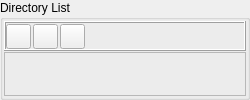
      <widget class="QGroupBox" name="dirGroup">
       <property name="sizePolicy">
        <sizepolicy hsizetype="Minimum" vsizetype="Preferred">
         <horstretch>0</horstretch>
         <verstretch>0</verstretch>
        </sizepolicy>
       </property>
       <property name="minimumSize">
        <size>
         <width>250</width>
         <height>0</height>
        </size>
       </property>
       <property name="maximumSize">
        <size>
         <width>1000</width>
         <height>16777215</height>
        </size>
       </property>
       <property name="title">
        <string>Directory List</string>
       </property>
       <layout class="QVBoxLayout" name="verticalLayout_2">
        <property name="spacing">
         <number>1</number>
        </property>
        <property name="leftMargin">
         <number>1</number>
        </property>
        <property name="topMargin">
         <number>1</number>
        </property>
        <property name="rightMargin">
         <number>1</number>
        </property>
        <property name="bottomMargin">
         <number>1</number>
        </property>
        <item>
         <widget class="QFrame" name="frame_3">
          <property name="sizePolicy">
           <sizepolicy hsizetype="Preferred" vsizetype="Fixed">
            <horstretch>0</horstretch>
            <verstretch>0</verstretch>
           </sizepolicy>
          </property>
          <property name="minimumSize">
           <size>
            <width>0</width>
            <height>30</height>
           </size>
          </property>
          <property name="maximumSize">
           <size>
            <width>16777215</width>
            <height>30</height>
           </size>
          </property>
          <property name="frameShape">
           <enum>QFrame::Box</enum>
          </property>
          <property name="frameShadow">
           <enum>QFrame::Raised</enum>
          </property>
          <widget class="QWidget" name="layoutWidget">
           <property name="geometry">
            <rect>
             <x>1</x>
             <y>1</y>
             <width>81</width>
             <height>28</height>
            </rect>
           </property>
           <layout class="QHBoxLayout" name="horizontalLayout_3">
            <property name="spacing">
             <number>1</number>
            </property>
            <property name="topMargin">
             <number>2</number>
            </property>
            <item>
             <widget class="QPushButton" name="selDirBtn">
              <property name="sizePolicy">
               <sizepolicy hsizetype="Fixed" vsizetype="Fixed">
                <horstretch>0</horstretch>
                <verstretch>0</verstretch>
               </sizepolicy>
              </property>
              <property name="minimumSize">
               <size>
                <width>25</width>
                <height>25</height>
               </size>
              </property>
              <property name="maximumSize">
               <size>
                <width>25</width>
                <height>25</height>
               </size>
              </property>
              <property name="text">
               <string/>
              </property>
              <property name="icon">
               <iconset resource="../VelEditMp/myrc.qrc">
                <normaloff>:/images/OpenDir.png</normaloff>:/images/OpenDir.png</iconset>
              </property>
             </widget>
            </item>
            <item>
             <widget class="QPushButton" name="refreshBtn">
              <property name="sizePolicy">
               <sizepolicy hsizetype="Fixed" vsizetype="Fixed">
                <horstretch>0</horstretch>
                <verstretch>0</verstretch>
               </sizepolicy>
              </property>
              <property name="minimumSize">
               <size>
                <width>25</width>
                <height>25</height>
               </size>
              </property>
              <property name="maximumSize">
               <size>
                <width>25</width>
                <height>25</height>
               </size>
              </property>
              <property name="text">
               <string/>
              </property>
              <property name="icon">
               <iconset resource="../Com2Eth/myrc.qrc">
                <normaloff>:/images/Refresh.png</normaloff>:/images/Refresh.png</iconset>
              </property>
             </widget>
            </item>
            <item>
             <widget class="QPushButton" name="goBackBtn">
              <property name="sizePolicy">
               <sizepolicy hsizetype="Fixed" vsizetype="Fixed">
                <horstretch>0</horstretch>
                <verstretch>0</verstretch>
               </sizepolicy>
              </property>
              <property name="minimumSize">
               <size>
                <width>25</width>
                <height>25</height>
               </size>
              </property>
              <property name="maximumSize">
               <size>
                <width>25</width>
                <height>25</height>
               </size>
              </property>
              <property name="text">
               <string/>
              </property>
              <property name="icon">
               <iconset resource="../VelEditMp/myrc.qrc">
                <normaloff>:/images/GoBack.png</normaloff>:/images/GoBack.png</iconset>
              </property>
             </widget>
            </item>
           </layout>
          </widget>
         </widget>
        </item>
        <item>
         <widget class="QFrame" name="dirFrame">
          <property name="frameShape">
           <enum>QFrame::StyledPanel</enum>
          </property>
          <property name="frameShadow">
           <enum>QFrame::Raised</enum>
          </property>
         </widget>
        </item>
       </layout>
      </widget>
